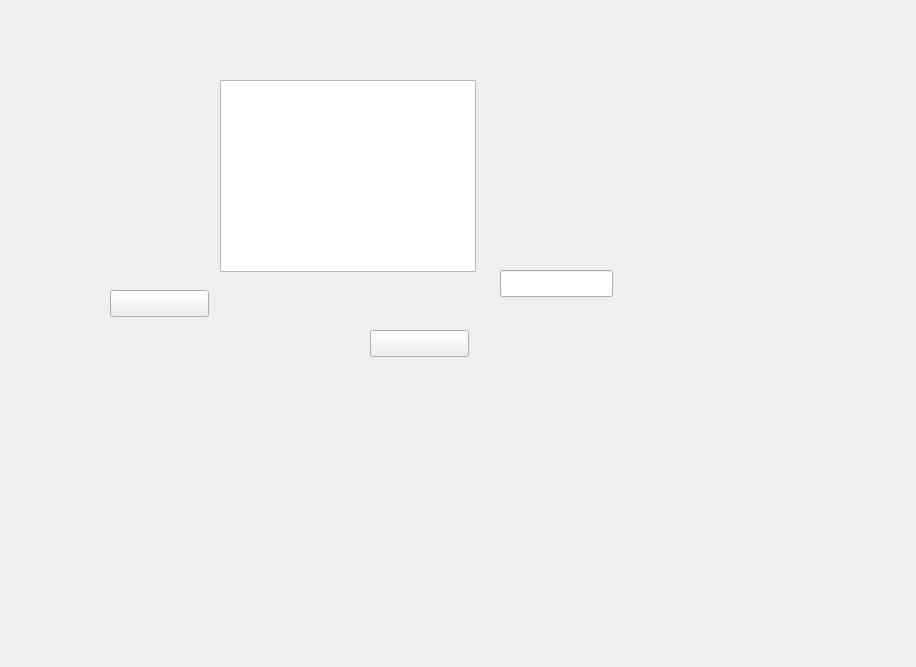
<?xml version="1.0" encoding="UTF-8"?>
<ui version="4.0">
 <class>QSettingOriginsForm</class>
 <widget class="QWidget" name="QSettingOriginsForm">
  <property name="geometry">
   <rect>
    <x>0</x>
    <y>0</y>
    <width>916</width>
    <height>667</height>
   </rect>
  </property>
  <property name="windowTitle">
   <string>Form</string>
  </property>
  <widget class="QTableView" name="tb_settingOrigins_list">
   <property name="geometry">
    <rect>
     <x>220</x>
     <y>80</y>
     <width>256</width>
     <height>192</height>
    </rect>
   </property>
  </widget>
  <widget class="QPushButton" name="pb_pgup">
   <property name="geometry">
    <rect>
     <x>110</x>
     <y>290</y>
     <width>99</width>
     <height>27</height>
    </rect>
   </property>
   <property name="text">
    <string/>
   </property>
  </widget>
  <widget class="QPushButton" name="pb_pgdn">
   <property name="geometry">
    <rect>
     <x>370</x>
     <y>330</y>
     <width>99</width>
     <height>27</height>
    </rect>
   </property>
   <property name="text">
    <string/>
   </property>
  </widget>
  <widget class="QLabel" name="lb_page">
   <property name="geometry">
    <rect>
     <x>560</x>
     <y>310</y>
     <width>67</width>
     <height>16</height>
    </rect>
   </property>
   <property name="text">
    <string/>
   </property>
  </widget>
  <widget class="QLineEdit" name="le_page">
   <property name="geometry">
    <rect>
     <x>500</x>
     <y>270</y>
     <width>113</width>
     <height>27</height>
    </rect>
   </property>
  </widget>
 </widget>
 <resources/>
 <connections/>
</ui>
